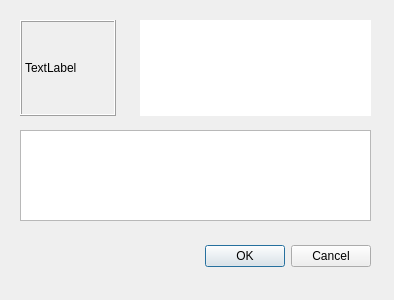
<?xml version="1.0" encoding="UTF-8"?>
<ui version="4.0">
 <class>Dialog</class>
 <widget class="QDialog" name="Dialog">
  <property name="geometry">
   <rect>
    <x>0</x>
    <y>0</y>
    <width>394</width>
    <height>300</height>
   </rect>
  </property>
  <property name="windowTitle">
   <string>Dialog</string>
  </property>
  <widget class="QDialogButtonBox" name="buttonBox">
   <property name="geometry">
    <rect>
     <x>30</x>
     <y>240</y>
     <width>341</width>
     <height>32</height>
    </rect>
   </property>
   <property name="orientation">
    <enum>Qt::Horizontal</enum>
   </property>
   <property name="standardButtons">
    <set>QDialogButtonBox::Cancel|QDialogButtonBox::Ok</set>
   </property>
  </widget>
  <widget class="QLabel" name="label">
   <property name="geometry">
    <rect>
     <x>20</x>
     <y>20</y>
     <width>96</width>
     <height>96</height>
    </rect>
   </property>
   <property name="frameShape">
    <enum>QFrame::Box</enum>
   </property>
   <property name="frameShadow">
    <enum>QFrame::Raised</enum>
   </property>
   <property name="text">
    <string>TextLabel</string>
   </property>
  </widget>
  <widget class="QTextEdit" name="textEdit">
   <property name="geometry">
    <rect>
     <x>140</x>
     <y>20</y>
     <width>231</width>
     <height>96</height>
    </rect>
   </property>
   <property name="frameShape">
    <enum>QFrame::NoFrame</enum>
   </property>
   <property name="frameShadow">
    <enum>QFrame::Raised</enum>
   </property>
  </widget>
  <widget class="QPlainTextEdit" name="plainTextEdit">
   <property name="geometry">
    <rect>
     <x>20</x>
     <y>130</y>
     <width>351</width>
     <height>91</height>
    </rect>
   </property>
  </widget>
 </widget>
 <resources/>
 <connections>
  <connection>
   <sender>buttonBox</sender>
   <signal>accepted()</signal>
   <receiver>Dialog</receiver>
   <slot>accept()</slot>
   <hints>
    <hint type="sourcelabel">
     <x>248</x>
     <y>254</y>
    </hint>
    <hint type="destinationlabel">
     <x>157</x>
     <y>274</y>
    </hint>
   </hints>
  </connection>
  <connection>
   <sender>buttonBox</sender>
   <signal>rejected()</signal>
   <receiver>Dialog</receiver>
   <slot>reject()</slot>
   <hints>
    <hint type="sourcelabel">
     <x>316</x>
     <y>260</y>
    </hint>
    <hint type="destinationlabel">
     <x>286</x>
     <y>274</y>
    </hint>
   </hints>
  </connection>
 </connections>
</ui>
